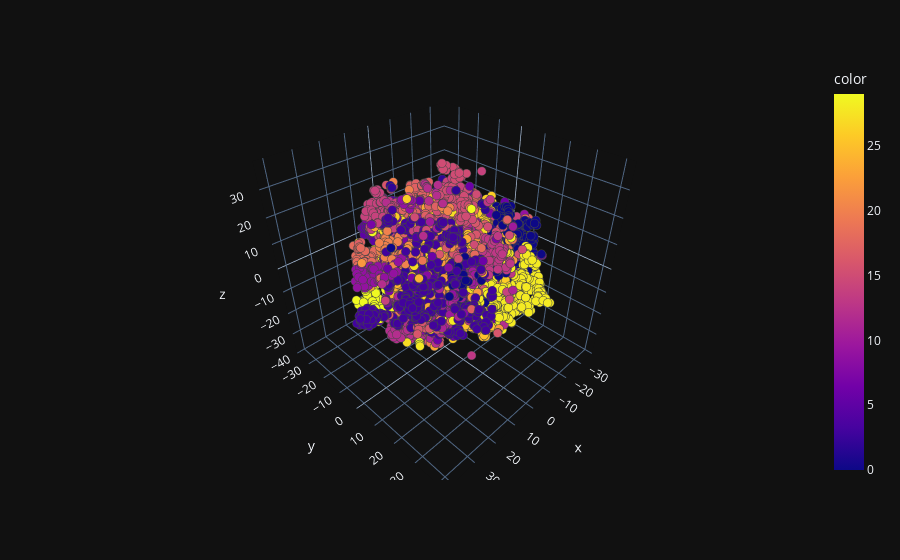

The cell this chart's notebook holds for it:
### Markdown cell above
Plot colored on the learned topics:

### Code cell
freq_topic = [topic_vec.argsort()[-1] for topic_vec in lda.transform(tp_vector_sentences_test)]

fig = px.scatter_3d(x=x, y=y, z=z, color=freq_topic)
fig.update_traces(marker={'size': 3,'line': {'width': 2}})

### Figure 1 — Plotly figure (JSON) as saved in the notebook; plotly's stock layout.template omitted (floating-point values rounded to 4 significant figures; data arrays with more than 128 entries replaced by an {"elided": "..."} marker saying what was removed)
{"data": [{"hovertemplate": "x=%{x}<br>y=%{y}<br>z=%{z}<br>color=%{marker.color}<extra></extra>", "legendgroup": "", "marker": {"color": {"elided": "6903 int values"}, "coloraxis": "coloraxis", "symbol": "circle", "line": {"width": 2}, "size": 3}, "mode": "markers", "name": "", "scene": "scene", "showlegend": false, "x": {"elided": "6903 float values"}, "y": {"elided": "6903 float values"}, "z": {"elided": "6903 float values"}, "type": "scatter3d"}], "layout": {"scene": {"domain": {"x": [0.0, 1.0], "y": [0.0, 1.0]}, "xaxis": {"title": {"text": "x"}}, "yaxis": {"title": {"text": "y"}}, "zaxis": {"title": {"text": "z"}}}, "coloraxis": {"colorbar": {"title": {"text": "color"}}, "colorscale": [[0.0, "#0d0887"], [0.1111, "#46039f"], [0.2222, "#7201a8"], [0.3333, "#9c179e"], [0.4444, "#bd3786"], [0.5556, "#d8576b"], [0.6667, "#ed7953"], [0.7778, "#fb9f3a"], [0.8889, "#fdca26"], [1.0, "#f0f921"]]}, "legend": {"tracegroupgap": 0}, "margin": {"t": 60}}}
